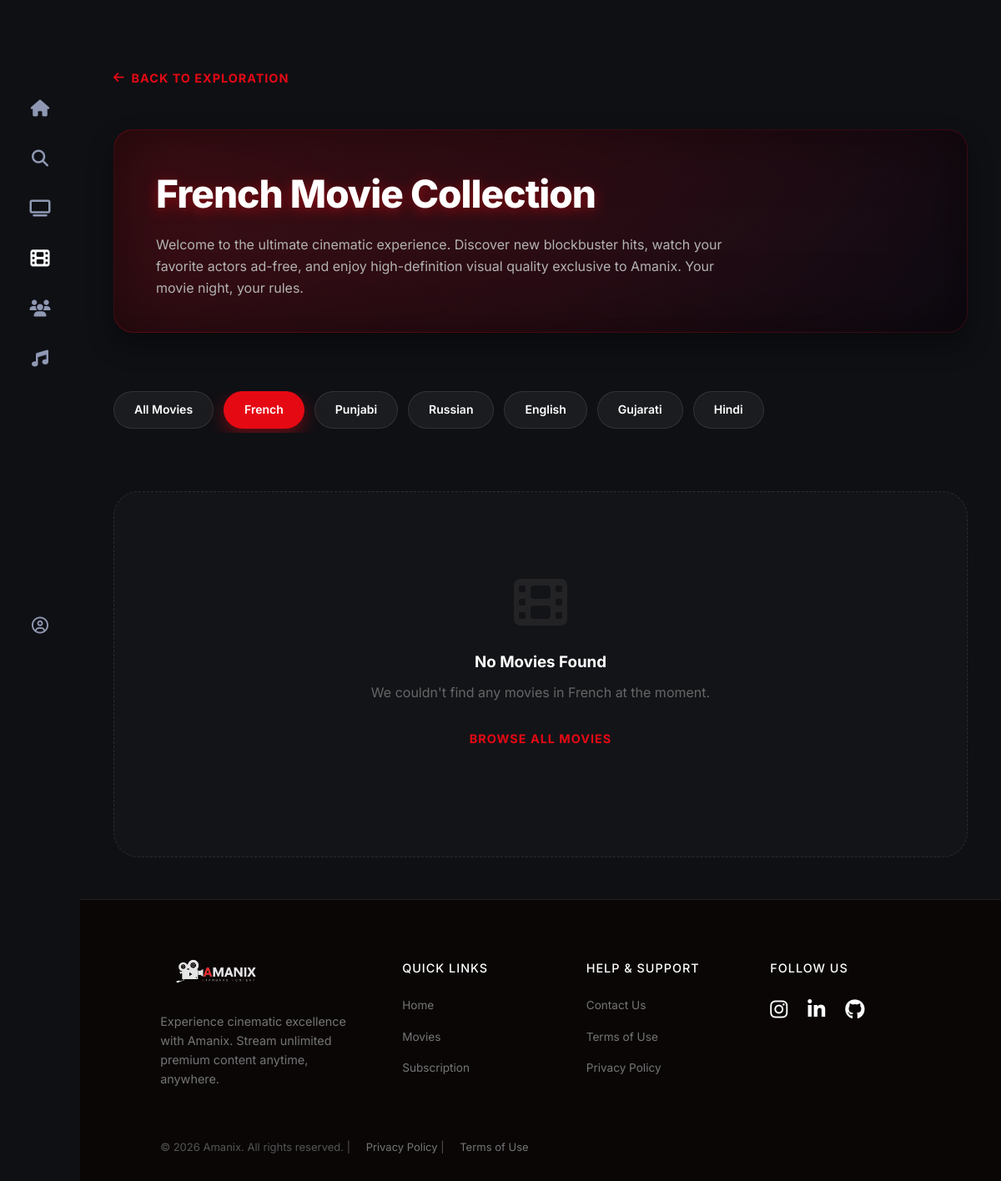
Screenshot of /movies/language/6/ with the database file from the repository.
### app/models.py (models this page shows, shortened)
class Language(models.Model):
    language_id = models.AutoField(primary_key=True)
    language_name = models.CharField(max_length=50, unique=True, db_index=True)
    language_code = models.CharField(max_length=10, unique=True, help_text="ISO language code (e.g., 'hi', 'en', 'ta')")
    is_active = models.BooleanField(default=True, help_text="Show in language selection")
    display_order = models.PositiveIntegerField(default=0, help_text="Order in which language appears")
    created_at = models.DateTimeField(auto_now_add=True)
    updated_at = models.DateTimeField(auto_now=True)
    class Meta:
        ordering = ['display_order', 'language_name']
        verbose_name = "Language"
        verbose_name_plural = "Languages"
        indexes = [
            models.Index(fields=['language_name']),
            models.Index(fields=['is_active']),
        ]

### app/views.py (the view, shortened to what this page needs)
# urls.py: path('movies/', views.movies_list, name='movies_list'),
def movies_list(request, language_id=None):
    from django.db.models import Prefetch
    is_login = request.session.get('is_login', False)
    user_name = request.session.get('user_name', '')
    user_email = request.session.get('user_email')
    user_id = request.session.get('user_id')
    user = None
    latest_payment = None
    sub_plan = None
    has_paid = False
    profile_image = '/media/profile_pics/usericon.png'
    end_date = None
    languages = Language.objects.filter(is_active=True).order_by('display_order', 'language_name')
    selected_language = None
    if language_id:
        selected_language = get_object_or_404(Language, language_id=language_id)
        movies = Movies.objects.filter(language=selected_language).select_related('category', 'language')
    else:
        movies = Movies.objects.select_related('category', 'language').all()
    return render(request, "movies_list.html", {
        "is_login": is_login,
        "user_name": user_name,
        "user_email": user_email,
        "movies": movies,
        "languages": languages,
        "selected_language": selected_language,
        "profile_image": profile_image,
        "sub_plan": sub_plan,
        "end_date": end_date,
        "has_paid": has_paid,
    })

### app/templates/movies_list.html (shortened to what this page needs)
{% load static %}
<!DOCTYPE html>
<html lang="en">
<head>
    <link rel="stylesheet" href="{% static 'css/navbar.css' %}">
    <link rel="stylesheet" href="{% static 'css/styles.css' %}">
    <link rel="stylesheet" href="{% static 'css/footer.css' %}">
    <link rel="stylesheet" href="{% static 'css/default.css' %}">
    <link rel="stylesheet" href="https://cdnjs.cloudflare.com/ajax/libs/font-awesome/6.6.0/css/all.min.css">
</head>
<body>
    {% include 'navbar.html' %}
    <div class="movies-page-container">
        <a href="{% url 'index' %}" class="back-link">
            <i class="fas fa-arrow-left"></i> Back to Exploration
        </a>
        <div class="hero-header" style="margin-bottom: 50px; margin-top: 20px;">
            <div class="hero-header-text">
                <h1>{% if selected_language %}{{ selected_language.language_name }} {% endif %}Movie Collection</h1>
                <p>Welcome to the ultimate cinematic experience. Discover new blockbuster hits, watch your favorite actors ad-free, and enjoy high-definition visual quality exclusive to Amanix. Your movie night, your rules.</p>
            </div>
        </div>
        {% if languages %}
        <div class="languages-filter-wrapper">
            <div class="languages-nav">
                <a href="{% url 'movies_list' %}"
                   class="language-nav-chip {% if not selected_language %}active{% endif %}">
                    All Movies
                </a>
                {% for lang in languages %}
                <a href="{% url 'movies_by_language' lang.language_id %}"
                   class="language-nav-chip {% if selected_language and lang.language_id == selected_language.language_id %}active{% endif %}">
                    {{ lang.language_name }}
                </a>
                {% endfor %}
            </div>
        </div>
        {% endif %}
        {% if movies %}
        <div class="movies-grid">
            {% for movie in movies %}
            <div class="t-item" onclick="window.location.href='{% url 'movie' movie.movie_id %}'" style="cursor: pointer; width: 100%; height: 260px; max-width: none; border-radius: 20px;">
                <div class="t-item-image-wrapper">
                    <img src="{{ movie.movie_image.url }}" alt="{{ movie.movie_name }}">
                </div>
                <div class="info">
                    <div class="title">{{ movie.movie_name }}</div>
                    <div class="year">{{ movie.movie_release_date.year }} • {{ movie.movie_duration }}</div>
                    <a href="{% url 'movie' movie.movie_id %}#player" class="btn-play-float" onclick="event.stopPropagation(); window.location.href=this.href;">
                        <i class="fa-solid fa-play"></i>
                    </a>
                </div>
            </div>
            {% endfor %}
        </div>
        {% else %}
        <div style="text-align: center; color: #666; padding: 100px 20px; background: rgba(255, 255, 255, 0.02); border-radius: 30px; border: 1px dashed rgba(255, 255, 255, 0.1);">
            <i class="fas fa-film" style="font-size: 64px; margin-bottom: 25px; color: #333; opacity: 0.5;"></i>
            <h3 style="color: #fff; margin-bottom: 10px;">No Movies Found</h3>
            <p>We couldn't find any movies{% if selected_language %} in {{ selected_language.language_name }}{% endif %} at the moment.</p>
            <a href="{% url 'movies_list' %}" class="back-link" style="margin-top: 30px;">Browse All Movies</a>
        </div>
        {% endif %}
    </div>
    {% include 'footer.html' %}
</body>
</html>

### app/static/css/navbar.css (style rules this page uses)
:root { --red: #e50914; --red-glow: rgba(229, 9, 20, 0.4); --gold: #ffd166; --sb-bg: #0f1014; --sb-bg-grad: linear-gradient(to right, #0f1014 60%, rgba(15,16,20,0) 100%); --sb-border: transparent; --sb-w: 320px; --sb-icon-w: 96px; --ease-spring: cubic-bezier(0.34, 1.56, 0.64, 1); --ease-out: cubic-bezier(0.25, 0.46, 0.45, 0.94); --dur: 0.4s; --text-dim: #8f98b2; --text-hover: #e1e6f0; --radius: 12px; }
body { margin: 0; font-family: 'Inter', sans-serif; background: #0f1014; color: #fff; padding-left: var(--sb-icon-w); }

### app/static/css/styles.css (style rules this page uses)
:root { --primary-color: #e50914; --gold-accent: #ffd166; --bg-dark: #0a0b10; --card-bg: rgba(20, 22, 28, 0.7); --text-main: #ffffff; --text-muted: #8f98a9; --glass-border: rgba(255, 255, 255, 0.08); --transition-smooth: all 0.4s cubic-bezier(0.165, 0.84, 0.44, 1); }
body { margin: 0; font-family: 'Inter', 'Poppins', -apple-system, BlinkMacSystemFont, inherit; background-color: var(--bg-dark); color: var(--text-main); overflow-x: hidden; }
.hero-header { margin-bottom: 40px; background: linear-gradient(135deg, rgba(229, 9, 20, 0.2) 0%, rgba(10, 10, 20, 0.8) 50%, rgba(0,0,0,0) 100%); background-size: 200% 200%; animation: gradientShift 10s ease infinite, floatHero 6s ease-in-out infinite; padding: 40px 50px; border-radius: 24px; border: 1px solid rgba(229, 9, 20, 0.2); display: flex; align-items: center; gap: 40px; box-shadow: inset 0 0 80px rgba(0,0,0,0.5), 0 15px 30px rgba(0,0,0,0.4); position: relative; overflow: hidden; backdrop-filter: blur(10px); }
.hero-header::before { content: ''; position: absolute; top: -50%; left: -50%; width: 200%; height: 200%; background: radial-gradient(circle, rgba(229,9,20,0.05) 0%, transparent 70%); animation: floatHero 8s linear infinite reverse; }
.hero-header-text { position: relative; z-index: 2; animation: fadeInUpText 1.2s ease forwards; }
.hero-header-text h1 { font-size: 46px; margin: 0 0 12px 0; color: #fff; font-weight: 800; letter-spacing: -1px; text-shadow: 0 4px 15px rgba(229,9,20,0.5); }
.hero-header-text p { color: #b3b3b3; font-size: 16px; margin: 0; max-width: 700px; line-height: 1.6; }

### app/static/css/footer.css (style rules this page uses)
* { margin: 0; padding: 0; box-sizing: border-box; }
body { font-family: 'Poppins', sans-serif; line-height: 1.6; }

### app/static/css/default.css (style rules this page uses)
:root { --primary-color: rgb(230, 22, 46); --bg-color: #0a0606; }
* { margin: 0; padding: 0; }
html { height: 100%; width: 100%; }
body { height: 100%; width: 100%; font-family: "Poppins", sans-serif; background: var(--bg-color); }

### app/templates/movies_list.html (style rules this page uses)
body { padding-top: 80px; }
.movies-page-container { max-width: 1400px; margin: 0 auto 50px; padding: 0 40px; }
.back-link { display: inline-flex; align-items: center; gap: 8px; margin-bottom: 30px; color: #e50914; text-decoration: none; font-weight: 700; font-size: 0.9rem; text-transform: uppercase; letter-spacing: 1px; transition: all 0.3s ease; }
.languages-filter-wrapper { margin-bottom: 50px; padding: 20px 0; }
.languages-nav { display: flex; gap: 12px; overflow-x: auto; scrollbar-width: none; padding-bottom: 5px; }
.language-nav-chip { padding: 10px 24px; background: rgba(255, 255, 255, 0.05); border: 1px solid rgba(255, 255, 255, 0.1); border-radius: 50px; color: #fff; font-size: 14px; font-weight: 600; cursor: pointer; transition: all 0.3s cubic-bezier(0.4, 0, 0.2, 1); text-decoration: none; white-space: nowrap; }
.language-nav-chip.active { background: #e50914; border-color: #e50914; box-shadow: 0 8px 20px rgba(229, 9, 20, 0.4); }

### rows the page displays
Language: language_name "French"
Language: language_name "Punjabi"
Language: language_name "Russian"
Language: language_name "English"
Language: language_name "Gujarati"
Language: language_name "Hindi"
